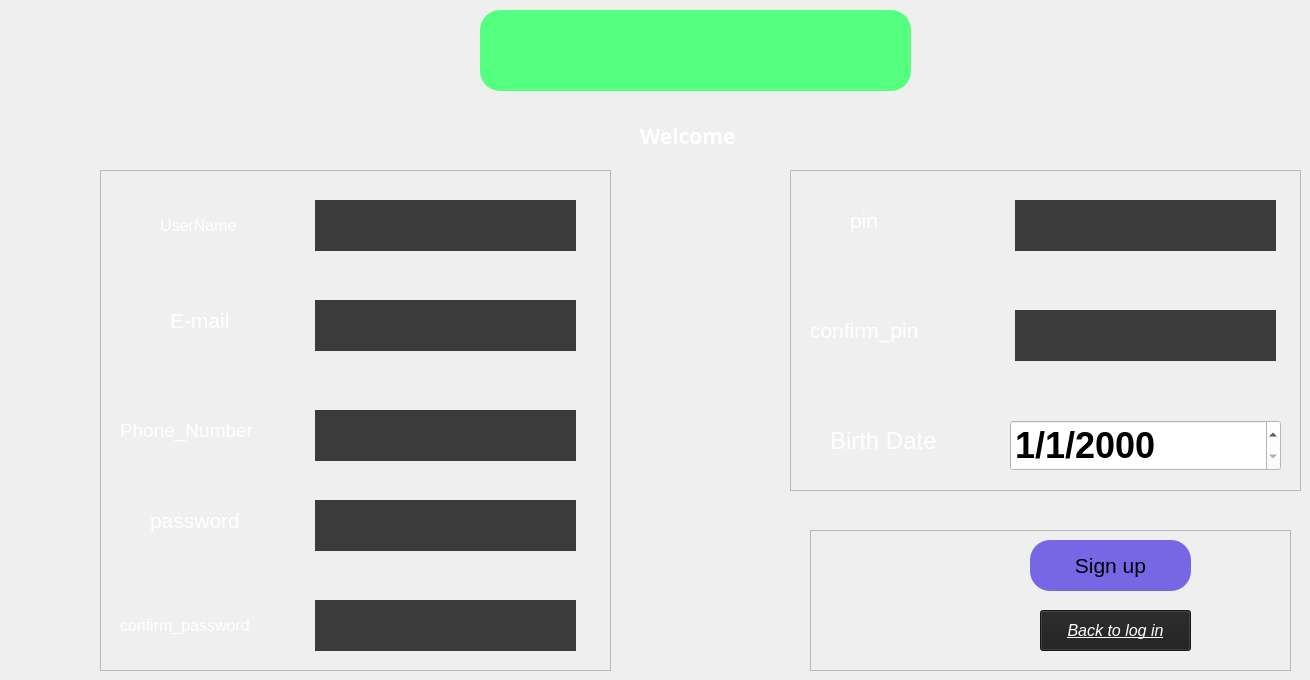
    <widget class="QWidget" name="page">
     <property name="styleSheet">
      <string notr="true">background-color: rgb(31, 31, 31);
QLineEdit{
border-radius:17px;
}</string>
     </property>
     <widget class="QFrame" name="frame">
      <property name="geometry">
       <rect>
        <x>100</x>
        <y>170</y>
        <width>511</width>
        <height>501</height>
       </rect>
      </property>
      <property name="autoFillBackground">
       <bool>false</bool>
      </property>
      <property name="styleSheet">
       <string notr="true"/>
      </property>
      <property name="frameShape">
       <enum>QFrame::StyledPanel</enum>
      </property>
      <property name="frameShadow">
       <enum>QFrame::Raised</enum>
      </property>
      <widget class="QLineEdit" name="lineEdit_UserName">
       <property name="geometry">
        <rect>
         <x>210</x>
         <y>30</y>
         <width>271</width>
         <height>51</height>
        </rect>
       </property>
       <property name="font">
        <font>
         <family>Arial</family>
         <pointsize>18</pointsize>
         <bold>true</bold>
        </font>
       </property>
       <property name="styleSheet">
        <string notr="true">QLineEdit{
	border-color: rgb(255, 85, 255);
	background-color: rgb(59, 59, 59);
	border-radius:8px;
	margin:100px 5px ;
	color: rgb(255, 255, 255);
}</string>
       </property>
       <property name="placeholderText">
        <string/>
       </property>
      </widget>
      <widget class="QLineEdit" name="lineEdit_Email">
       <property name="geometry">
        <rect>
         <x>210</x>
         <y>130</y>
         <width>271</width>
         <height>51</height>
        </rect>
       </property>
       <property name="font">
        <font>
         <family>Arial</family>
         <pointsize>13</pointsize>
         <bold>true</bold>
        </font>
       </property>
       <property name="styleSheet">
        <string notr="true">QLineEdit{
	border-color: rgb(255, 85, 255);
	background-color: rgb(59, 59, 59);
	border-radius:50px;
	margin:100px 5px ;
	color: rgb(255, 255, 255);
}</string>
       </property>
      </widget>
      <widget class="QLineEdit" name="lineEdit_Phone">
       <property name="geometry">
        <rect>
         <x>210</x>
         <y>240</y>
         <width>271</width>
         <height>51</height>
        </rect>
       </property>
       <property name="font">
        <font>
         <family>Arial</family>
         <pointsize>18</pointsize>
         <bold>true</bold>
        </font>
       </property>
       <property name="styleSheet">
        <string notr="true">QLineEdit{
	border-color: rgb(255, 85, 255);
	background-color: rgb(59, 59, 59);
	border-radius:50px;
	margin:100px 5px ;
	color: rgb(255, 255, 255);
}</string>
       </property>
      </widget>
      <widget class="QLineEdit" name="lineEdit_Password">
       <property name="geometry">
        <rect>
         <x>210</x>
         <y>330</y>
         <width>271</width>
         <height>51</height>
        </rect>
       </property>
       <property name="font">
        <font>
         <family>Arial</family>
         <pointsize>18</pointsize>
         <bold>true</bold>
        </font>
       </property>
       <property name="styleSheet">
        <string notr="true">QLineEdit{
	border-color: rgb(255, 85, 255);
	background-color: rgb(59, 59, 59);
	border-radius:50px;
	margin:100px 5px ;
	color: rgb(255, 255, 255);
}</string>
       </property>
       <property name="echoMode">
        <enum>QLineEdit::Password</enum>
       </property>
       <property name="cursorMoveStyle">
        <enum>Qt::VisualMoveStyle</enum>
       </property>
      </widget>
      <widget class="QLineEdit" name="lineEdit_confirmPass">
       <property name="geometry">
        <rect>
         <x>210</x>
         <y>430</y>
         <width>271</width>
         <height>51</height>
        </rect>
       </property>
       <property name="font">
        <font>
         <family>Arial</family>
         <pointsize>18</pointsize>
         <bold>true</bold>
        </font>
       </property>
       <property name="styleSheet">
        <string notr="true">QLineEdit{
	border-color: rgb(255, 85, 255);
	background-color: rgb(59, 59, 59);
	border-radius:50px;
	margin:100px 5px ;
	color: rgb(255, 255, 255);
}</string>
       </property>
       <property name="echoMode">
        <enum>QLineEdit::Password</enum>
       </property>
      </widget>
      <widget class="QLabel" name="label">
       <property name="geometry">
        <rect>
         <x>60</x>
         <y>30</y>
         <width>111</width>
         <height>51</height>
        </rect>
       </property>
       <property name="font">
        <font>
         <family>Arial</family>
         <pointsize>12</pointsize>
        </font>
       </property>
       <property name="styleSheet">
        <string notr="true">color: rgb(255, 255, 255);</string>
       </property>
       <property name="text">
        <string>UserName</string>
       </property>
      </widget>
      <widget class="QLabel" name="label_2">
       <property name="geometry">
        <rect>
         <x>70</x>
         <y>130</y>
         <width>111</width>
         <height>41</height>
        </rect>
       </property>
       <property name="font">
        <font>
         <pointsize>16</pointsize>
        </font>
       </property>
       <property name="styleSheet">
        <string notr="true">color: rgb(255, 255, 255);</string>
       </property>
       <property name="text">
        <string>E-mail</string>
       </property>
      </widget>
      <widget class="QLabel" name="label_3">
       <property name="geometry">
        <rect>
         <x>20</x>
         <y>240</y>
         <width>171</width>
         <height>41</height>
        </rect>
       </property>
       <property name="font">
        <font>
         <pointsize>14</pointsize>
        </font>
       </property>
       <property name="styleSheet">
        <string notr="true">color: rgb(255, 255, 255);</string>
       </property>
       <property name="text">
        <string>Phone_Number</string>
       </property>
      </widget>
      <widget class="QLabel" name="label_4">
       <property name="geometry">
        <rect>
         <x>50</x>
         <y>330</y>
         <width>131</width>
         <height>41</height>
        </rect>
       </property>
       <property name="font">
        <font>
         <pointsize>16</pointsize>
        </font>
       </property>
       <property name="styleSheet">
        <string notr="true">color: rgb(255, 255, 255);</string>
       </property>
       <property name="text">
        <string>password</string>
       </property>
      </widget>
      <widget class="QLabel" name="label_5">
       <property name="geometry">
        <rect>
         <x>20</x>
         <y>430</y>
         <width>161</width>
         <height>51</height>
        </rect>
       </property>
       <property name="font">
        <font>
         <pointsize>12</pointsize>
        </font>
       </property>
       <property name="styleSheet">
        <string notr="true">color: rgb(255, 255, 255);</string>
       </property>
       <property name="text">
        <string>confirm_password</string>
       </property>
      </widget>
      <widget class="QLabel" name="label_UserNameError">
       <property name="geometry">
        <rect>
         <x>220</x>
         <y>0</y>
         <width>301</width>
         <height>31</height>
        </rect>
       </property>
       <property name="styleSheet">
        <string notr="true">color: rgb(255, 0, 0);</string>
       </property>
       <property name="text">
        <string/>
       </property>
      </widget>
      <widget class="QLabel" name="label_PhoneNumberError">
       <property name="geometry">
        <rect>
         <x>220</x>
         <y>200</y>
         <width>301</width>
         <height>31</height>
        </rect>
       </property>
       <property name="styleSheet">
        <string notr="true">color: rgb(255, 0, 0);</string>
       </property>
       <property name="text">
        <string/>
       </property>
      </widget>
      <widget class="QLabel" name="label_ConfirmPasswordError">
       <property name="geometry">
        <rect>
         <x>220</x>
         <y>400</y>
         <width>301</width>
         <height>31</height>
        </rect>
       </property>
       <property name="styleSheet">
        <string notr="true">color: rgb(255, 0, 0);</string>
       </property>
       <property name="text">
        <string/>
       </property>
      </widget>
      <widget class="QLabel" name="label_PasswordError">
       <property name="geometry">
        <rect>
         <x>220</x>
         <y>300</y>
         <width>301</width>
         <height>31</height>
        </rect>
       </property>
       <property name="styleSheet">
        <string notr="true">color: rgb(255, 0, 0);</string>
       </property>
       <property name="text">
        <string/>
       </property>
      </widget>
     </widget>
     <widget class="QFrame" name="frame_2">
      <property name="geometry">
       <rect>
        <x>790</x>
        <y>170</y>
        <width>511</width>
        <height>321</height>
       </rect>
      </property>
      <property name="frameShape">
       <enum>QFrame::StyledPanel</enum>
      </property>
      <property name="frameShadow">
       <enum>QFrame::Raised</enum>
      </property>
      <widget class="QLineEdit" name="lineEdit_Pin">
       <property name="geometry">
        <rect>
         <x>220</x>
         <y>30</y>
         <width>271</width>
         <height>51</height>
        </rect>
       </property>
       <property name="font">
        <font>
         <family>Arial</family>
         <pointsize>18</pointsize>
         <bold>true</bold>
        </font>
       </property>
       <property name="styleSheet">
        <string notr="true">QLineEdit{
	border-color: rgb(255, 85, 255);
	background-color: rgb(59, 59, 59);
	border-radius:50px;
	margin:100px 5px ;
	color: rgb(255, 255, 255);
}</string>
       </property>
      </widget>
      <widget class="QLineEdit" name="lineEdit_ConfirmPin">
       <property name="geometry">
        <rect>
         <x>220</x>
         <y>140</y>
         <width>271</width>
         <height>51</height>
        </rect>
       </property>
       <property name="font">
        <font>
         <family>Arial</family>
         <pointsize>18</pointsize>
         <bold>true</bold>
        </font>
       </property>
       <property name="styleSheet">
        <string notr="true">QLineEdit{
	border-color: rgb(255, 85, 255);
	background-color: rgb(59, 59, 59);
	border-radius:50px;
	margin:100px 5px ;
	color: rgb(255, 255, 255);
}</string>
       </property>
      </widget>
      <widget class="QLabel" name="label_6">
       <property name="geometry">
        <rect>
         <x>60</x>
         <y>30</y>
         <width>71</width>
         <height>41</height>
        </rect>
       </property>
       <property name="font">
        <font>
         <pointsize>16</pointsize>
        </font>
       </property>
       <property name="styleSheet">
        <string notr="true">color: rgb(255, 255, 255);</string>
       </property>
       <property name="text">
        <string>pin</string>
       </property>
      </widget>
      <widget class="QLabel" name="label_7">
       <property name="geometry">
        <rect>
         <x>20</x>
         <y>140</y>
         <width>181</width>
         <height>41</height>
        </rect>
       </property>
       <property name="font">
        <font>
         <pointsize>16</pointsize>
        </font>
       </property>
       <property name="styleSheet">
        <string notr="true">color: rgb(255, 255, 255);</string>
       </property>
       <property name="text">
        <string>confirm_pin</string>
       </property>
      </widget>
      <widget class="QLabel" name="label_8">
       <property name="geometry">
        <rect>
         <x>40</x>
         <y>250</y>
         <width>161</width>
         <height>41</height>
        </rect>
       </property>
       <property name="font">
        <font>
         <pointsize>18</pointsize>
        </font>
       </property>
       <property name="styleSheet">
        <string notr="true">color: rgb(255, 255, 255);</string>
       </property>
       <property name="text">
        <string>Birth Date</string>
       </property>
      </widget>
      <widget class="QLabel" name="label_ConfirmPinError">
       <property name="geometry">
        <rect>
         <x>230</x>
         <y>100</y>
         <width>301</width>
         <height>31</height>
        </rect>
       </property>
       <property name="styleSheet">
        <string notr="true">color: rgb(255, 0, 0);</string>
       </property>
       <property name="text">
        <string/>
       </property>
      </widget>
      <widget class="QLabel" name="label_DateError">
       <property name="geometry">
        <rect>
         <x>230</x>
         <y>210</y>
         <width>301</width>
         <height>31</height>
        </rect>
       </property>
       <property name="styleSheet">
        <string notr="true">color: rgb(255, 0, 0);</string>
       </property>
       <property name="text">
        <string/>
       </property>
      </widget>
      <widget class="QDateEdit" name="dateEdit">
       <property name="geometry">
        <rect>
         <x>220</x>
         <y>250</y>
         <width>271</width>
         <height>51</height>
        </rect>
       </property>
       <property name="font">
        <font>
         <pointsize>27</pointsize>
         <bold>true</bold>
        </font>
       </property>
       <property name="styleSheet">
        <string notr="true">background-color: rgb(255, 255, 255);
</string>
       </property>
       <property name="maximumDateTime">
        <datetime>
         <hour>23</hour>
         <minute>59</minute>
         <second>59</second>
         <year>2010</year>
         <month>12</month>
         <day>31</day>
        </datetime>
       </property>
       <property name="minimumDateTime">
        <datetime>
         <hour>0</hour>
         <minute>0</minute>
         <second>0</second>
         <year>1899</year>
         <month>12</month>
         <day>25</day>
        </datetime>
       </property>
       <property name="displayFormat">
        <string>d/M/yyyy</string>
       </property>
      </widget>
      <widget class="QLabel" name="label_PinError">
       <property name="geometry">
        <rect>
         <x>230</x>
         <y>-10</y>
         <width>301</width>
         <height>31</height>
        </rect>
       </property>
       <property name="styleSheet">
        <string notr="true">color: rgb(255, 0, 0);</string>
       </property>
       <property name="text">
        <string/>
       </property>
      </widget>
     </widget>
     <widget class="QFrame" name="frame_3">
      <property name="geometry">
       <rect>
        <x>810</x>
        <y>530</y>
        <width>481</width>
        <height>141</height>
       </rect>
      </property>
      <property name="frameShape">
       <enum>QFrame::StyledPanel</enum>
      </property>
      <property name="frameShadow">
       <enum>QFrame::Raised</enum>
      </property>
      <widget class="QPushButton" name="pushButton_SignUP">
       <property name="geometry">
        <rect>
         <x>220</x>
         <y>10</y>
         <width>161</width>
         <height>51</height>
        </rect>
       </property>
       <property name="font">
        <font>
         <pointsize>16</pointsize>
        </font>
       </property>
       <property name="styleSheet">
        <string notr="true">QPushButton:hover{
	background-color: rgb(255, 0, 255);
}
QPushButton{
background-color: rgb(119, 103, 228);
border-radius:20px;
}</string>
       </property>
       <property name="text">
        <string>Sign up</string>
       </property>
      </widget>
      <widget class="QPushButton" name="pushButton_BackToLogin">
       <property name="geometry">
        <rect>
         <x>230</x>
         <y>80</y>
         <width>151</width>
         <height>41</height>
        </rect>
       </property>
       <property name="font">
        <font>
         <pointsize>12</pointsize>
         <italic>true</italic>
         <underline>true</underline>
        </font>
       </property>
       <property name="styleSheet">
        <string notr="true">background-color:rgb(31, 31, 31) ;
color:rgb(255, 255, 255);</string>
       </property>
       <property name="text">
        <string>Back to log in</string>
       </property>
      </widget>
     </widget>
     <widget class="QLabel" name="label_EmptyDataError">
      <property name="geometry">
       <rect>
        <x>1000</x>
        <y>510</y>
        <width>301</width>
        <height>21</height>
       </rect>
      </property>
      <property name="styleSheet">
       <string notr="true">color: rgb(255, 0, 0);</string>
      </property>
      <property name="text">
       <string/>
      </property>
     </widget>
     <widget class="QLabel" name="label_11">
      <property name="geometry">
       <rect>
        <x>480</x>
        <y>10</y>
        <width>431</width>
        <height>81</height>
       </rect>
      </property>
      <property name="styleSheet">
       <string notr="true">border-radius:20px;
background-color: rgb(85, 255, 127);
background-image: url(:/new/prefix1/firstPage.png);
</string>
      </property>
      <property name="text">
       <string/>
      </property>
      <property name="pixmap">
       <pixmap resource="assets.qrc">:/new/prefix1/firstPage.png</pixmap>
      </property>
      <property name="scaledContents">
       <bool>true</bool>
      </property>
     </widget>
     <widget class="QLabel" name="label_9">
      <property name="geometry">
       <rect>
        <x>640</x>
        <y>120</y>
        <width>151</width>
        <height>31</height>
       </rect>
      </property>
      <property name="font">
       <font>
        <family>Arial Black</family>
        <pointsize>16</pointsize>
        <bold>true</bold>
       </font>
      </property>
      <property name="styleSheet">
       <string notr="true">color: rgb(255, 255, 255);</string>
      </property>
      <property name="text">
       <string>Welcome</string>
      </property>
     </widget>
    </widget>
